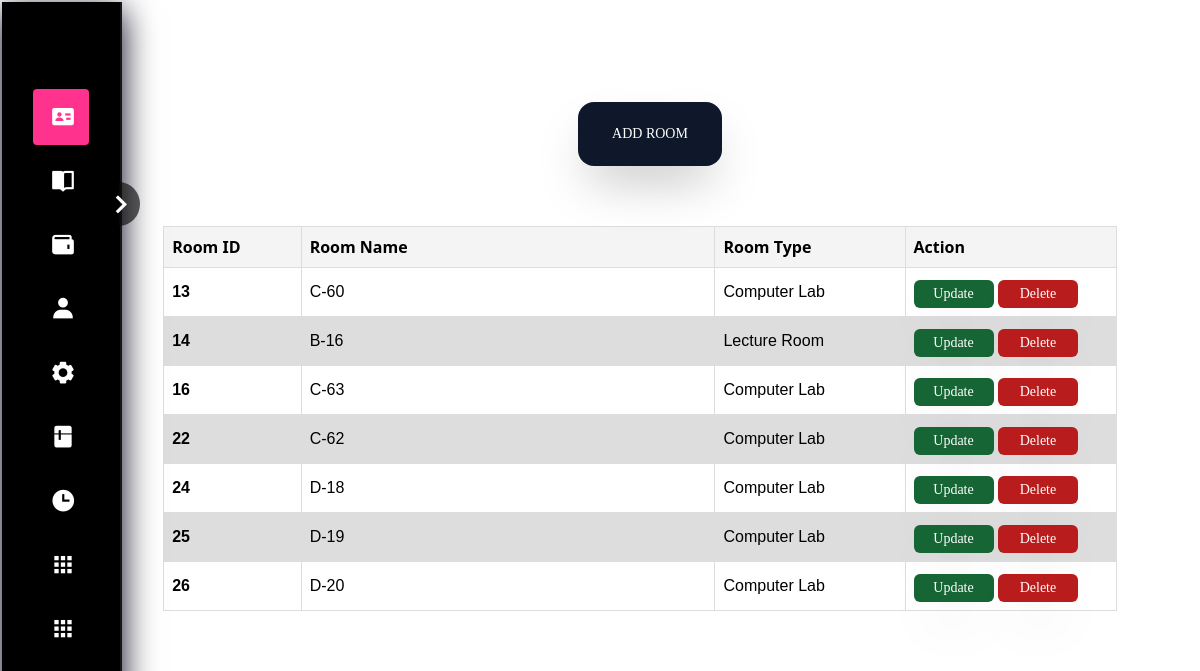
Page /addroom.php on the committed database.
### tables this page shows
CREATE TABLE `room` (
  `R_ID` int(11) NOT NULL,
  `Room_Name` varchar(255) NOT NULL,
  `Type` varchar(255) NOT NULL
);

### addroom.php (the view, shortened to what this page needs)
<!DOCTYPE html>
<head>
    <script src="https://cdn.tailwindcss.com"></script>
    <link rel="stylesheet" href="./dist/output.css">
    <link href="css/style.css" rel="stylesheet"/>
</head>
<body>
<center>
<div  style="margin:-650px 0px 0px 100px;
">
    <button id="teachermanual" class="bg-slate-900 text-white rounded-2xl shadow-2xl text-sm font-serif w-36 h-16"><a  target="_blank" href="addroomform.php ">ADD ROOM</a></button>
</div>
<div>
    <br>
    <table id=teacherstable style="margin-left: 80px"><br>
        <tr>
            <th width="30" class="font-sans bg-zinc-100">Room ID</th>
            <th width=190 class="font-sans bg-zinc-100">Room Name</th>
            <th width=60 class="font-sans bg-zinc-100">Room Type</th>
            <th width="90" class="font-sans bg-zinc-100">Action</th>
        </tr>
        <tbody>
        <?php
        include 'connect.php';
        $sql ="SELECT * FROM `room`";
        $result = mysqli_query($con, $sql);
        if ($result) {
          while ($row = mysqli_fetch_assoc($result)) {
            $id = $row['R_ID'];
            $Room_Name = $row['Room_Name'];
            $Type = $row['Type'];
            echo '<tr>
        <th >' . $id . '</th>
        <td>' . $Room_Name . '</td>
        <td>' . $Type . '</td>
        <td>
<button class="bg-green-800 text-white rounded-md shadow-2xl text-sm font-serif w-20 h-7" ><a href="updateroom.php?updateid='. $id .'">Update</a></button>
<button class="bg-red-700 text-white rounded-md shadow-2xl text-sm font-serif w-20 h-7 mt-1"> <a  href="deleteroom.php?deleteid=' . $id . '">Delete</a></button>
</td>
      </tr>';
          }
        }
        ?>
        </tbody>
    </table>
</div>
</body>
</html>

### style.css (style rules this page uses)
* { margin: 0; padding: 1px; border: 0; outline: 0; list-style: none; box-sizing: border-box; }
body { height: 100%; background-image:url(../images/White_full.png); font-family: system-ui, -apple-system, BlinkMacSystemFont, 'Segoe UI', Roboto, Oxygen, Ubuntu, Cantarell, 'Open Sans', 'Helvetica Neue', sans-serif; }
.sidebar { width: 120px; backdrop-filter: blur(6px); -webkit-backdrop-filter: blur(6px); background: black; box-shadow: 0 8px 32px rgb(2, 4, 24); border-right: 2px solid rgba(255, 255, 255, .09); transition: .4s ease-in-out; }
.sidebar nav { padding: 0 30px; }
.sidebar nav .nav-item { cursor: pointer; display: flex; align-items: center; justify-content: flex-start; border-radius: 4px; width: 100%; height: 56px; padding: 0 16px; margin: 8px 0; color: #fff; transition: .3s; }
.sidebar nav .nav-item.active { background: #ff328e !important; }
.sidebar nav .nav-item i { font-size: 26px; }
.sidebar .toggle { cursor: pointer; position: absolute; color: #fff; top: 180px; right: -20px; font-size: 38px; line-height: 50%; text-align: center; border-radius: 50%; padding: 2px 0 2px 2px; background: linear-gradient( 90deg, transparent 50%, rgba(10, 10, 10, .65) 50% ); }
.sidebar .toggle i { transition: .4s linear; }
a:link { text-decoration: none; color: white; }

### addroom.php (style rules this page uses)
table { margin-top: 10px; font-family: arial, sans-serif; border-collapse: collapse; margin-left: 30px; width: 80%; }
td, th { border: 1px solid #dddddd; text-align: left; padding: 8px; }
tr:nth-child(even) { background-color: #dddddd; }

### rows in the picture
room: R_ID "13", Room_Name "C-60", Type "Computer Lab"
room: R_ID "14", Room_Name "B-16", Type "Lecture Room"
room: R_ID "16", Room_Name "C-63", Type "Computer Lab"
room: R_ID "22", Room_Name "C-62", Type "Computer Lab"
room: R_ID "24", Room_Name "D-18", Type "Computer Lab"
room: R_ID "25", Room_Name "D-19", Type "Computer Lab"
room: R_ID "26", Room_Name "D-20", Type "Computer Lab"
